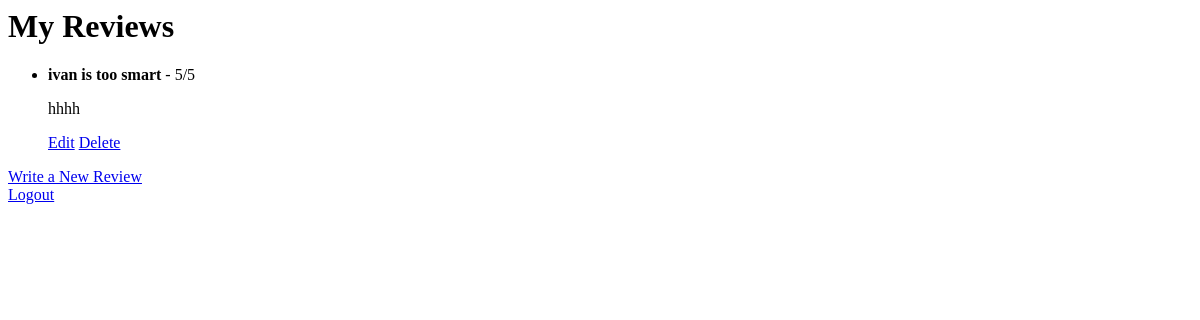
The page /store/review_page/ (signed in) on the database as committed earlier.
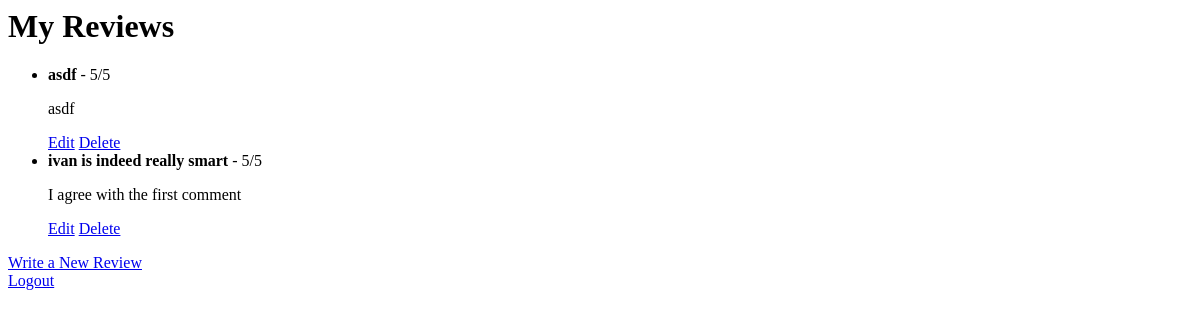
The same page on the database as committed later.
### moviestore/models.py (models this page shows, shortened)
class Review(models.Model):
    user = models.ForeignKey(User, on_delete=models.CASCADE)  # Links the review to a user
    movie_title = models.CharField(max_length=200)  # Title of the movie being reviewed
    review_text = models.TextField()  # The review itself
    rating = models.IntegerField(default=1, choices=[(i, i) for i in range(1, 6)])  # Rating (1-5)
    created_at = models.DateTimeField(auto_now_add=True)  # When the review was created
    updated_at = models.DateTimeField(auto_now=True)  # When the review was last updated

### moviestore/views.py (the view)
# urls.py: path('review_page/', review_page, name="review_page"),  # Add this line for the review page
@login_required
def review_page(request):
    reviews = Review.objects.filter(user=request.user)  # Show only the logged-in user's reviews
    return render(request, 'moviestore/review_page.html', {'reviews': reviews})

### templates/moviestore/review_page.html (shortened to what this page needs)
{% block content %}
<h1>My Reviews</h1>
<ul>
    {% for review in reviews %}
    <li>
        <strong>{{ review.movie_title }}</strong> - {{ review.rating }}/5
        <p>{{ review.review_text }}</p>
        <a href="{% url 'edit_review' review.id %}">Edit</a>
        <a href="{% url 'delete_review' review.id %}">Delete</a>
    </li>
    {% endfor %}
</ul>
<a href="{% url 'create_review' %}">Write a New Review</a>
<a href="{% url 'logout' %}">Logout</a>
{% endblock %}

Rows that differ between the two databases and show on the page:
removed Review: movie_title "ivan is too smart", rating "5", review_text "hhhh"
added Review: movie_title "asdf", rating "5", review_text "asdf"
added Review: movie_title "ivan is indeed really smart", rating "5", review_text "I agree with the first comment"
